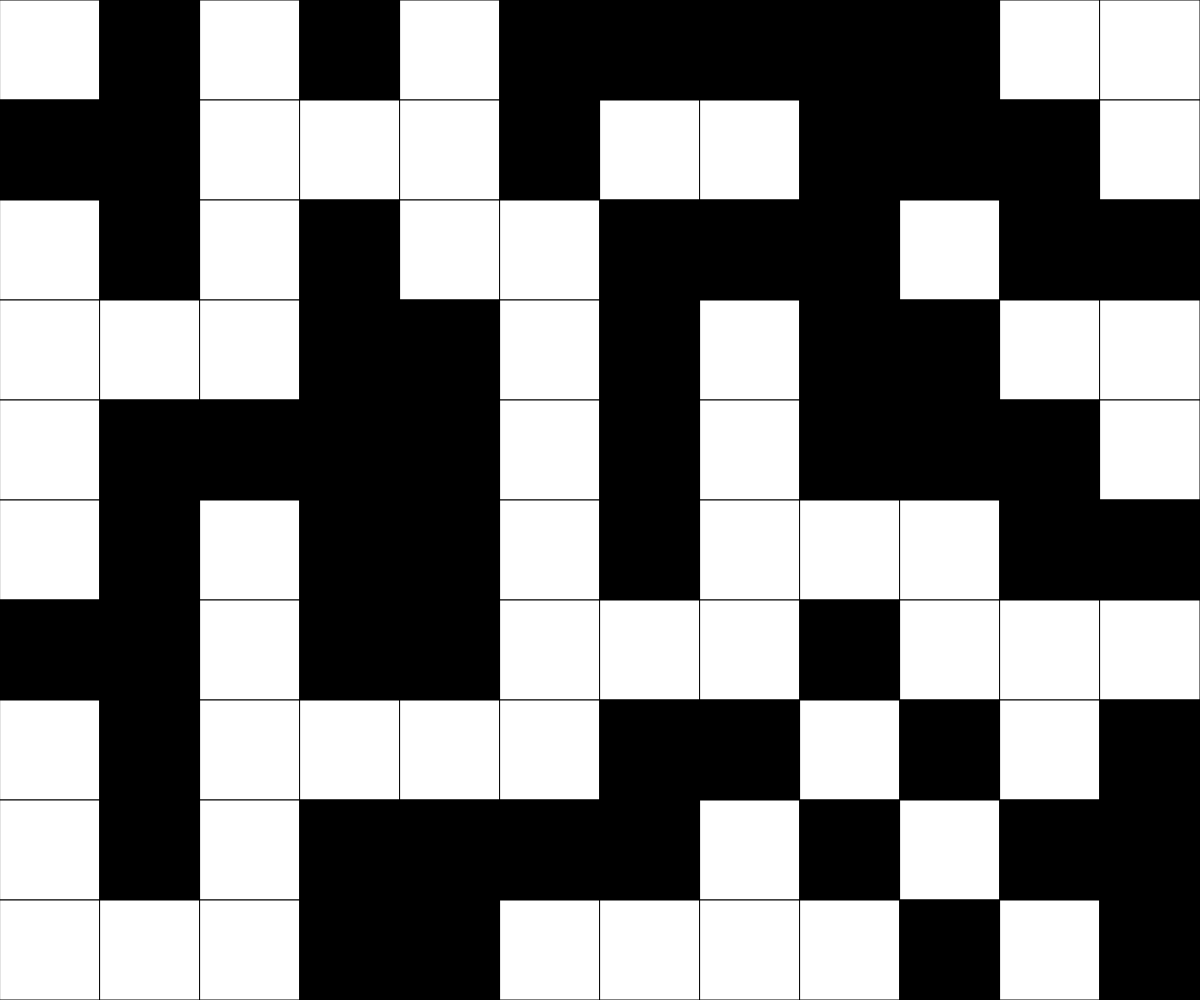
Frame 1 (no input)
Frame 60 (no input): identical to frame 1, image omitted
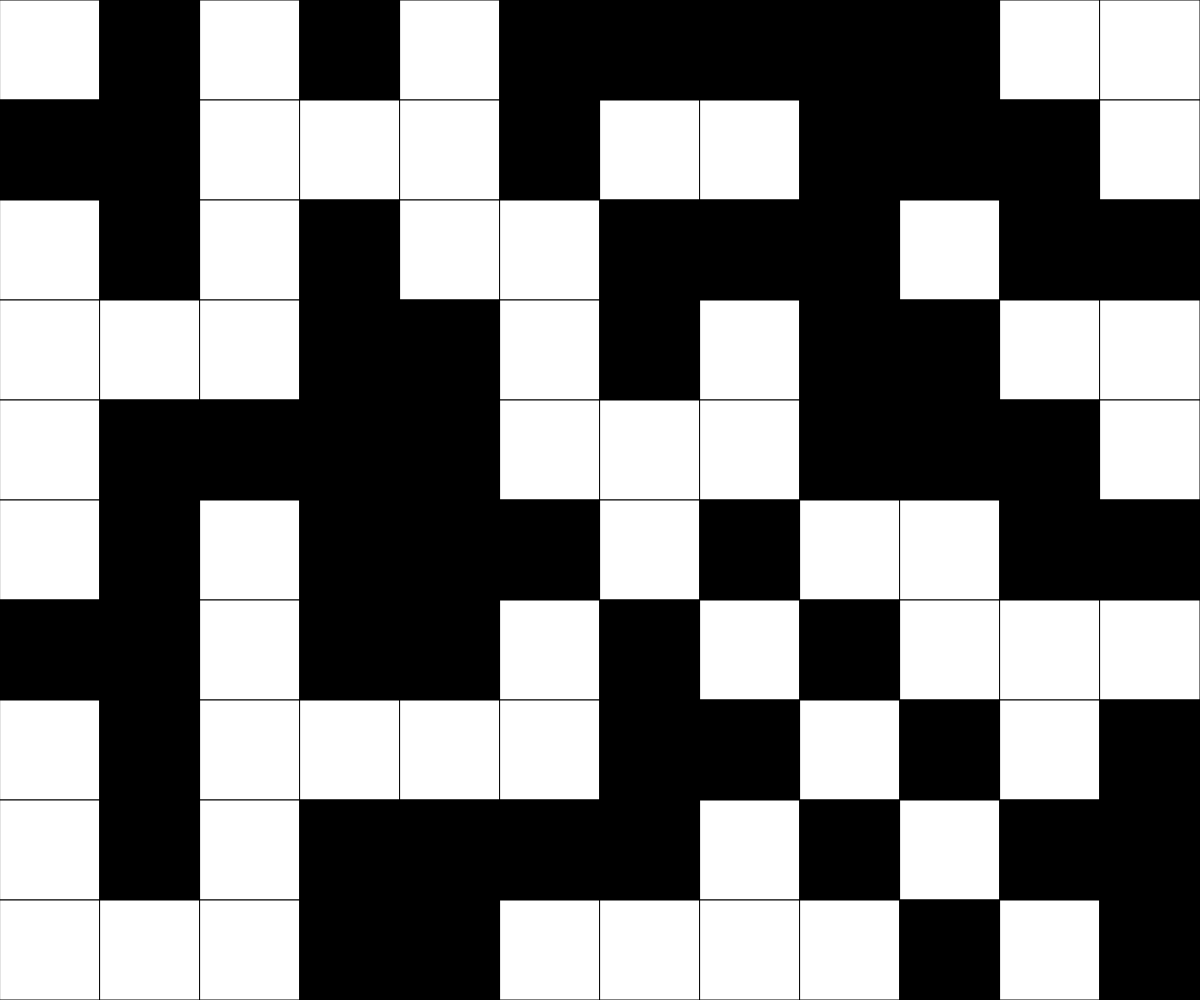
Frame 120 (the mouse pressed at the canvas centre since frame 60)

The p5.js sketch that drew these frames (run headless with seeded random() and noise() and a simulated clock; from frame 60 on, the mouse is pressed at the canvas centre):

// p5.js sketch
// ── sketch.js
// Rectangular Grid 2d Array Demo

const CELL_SIZE = 100;
let grid;
let rows;
let cols;

function setup() {
  createCanvas(windowWidth, windowHeight);
  rows = Math.floor(height/CELL_SIZE);
  cols = Math.floor(width/CELL_SIZE);
  grid = generateRandomGrid(cols, rows);
}

function draw() {
  background(220);
  displayGrid();
}

function displayGrid() {
  for (let y = 0; y <  rows; y ++) {
    for (let x = 0; x < cols; x++) {
      if (grid[y][x] === 0) {
        fill("white");
      }
      if (grid[y][x] === 1) {
        fill("black");
      }
      square(x * CELL_SIZE, y * CELL_SIZE, CELL_SIZE);
    }
  }
}

function mousePressed() {
  let x = Math.floor(mouseX/CELL_SIZE);
  let y = Math.floor(mouseY/CELL_SIZE);

  toggleCell(x, y);

  // neighbors
  toggleCell(x + 1, y);
  toggleCell(x - 1, y);
  toggleCell(x, y + 1);
  toggleCell(x, y - 1);
}

function toggleCell(x, y) {
  //make sure the cell actually exists!
  if (x >= 0 && x < cols && y >= 0 && y < rows) {
    if (grid[y][x] === 1) {
      grid[y][x] = 0;
    }
    else if (grid[y][x] === 0) {
      grid[y][x] = 1;
    }
  }
}

function keyPressed() {
  if (key === "r") {
    grid = generateRandomGrid();
  }
  if (key === "e") {
    grid = generateEmptyGrid();
  }
}

function generateRandomGrid(cols, rows) {
  let newGrid = [];
  for (let y = 0; y < rows; y++) {
    newGrid.push([]);
    for (let x = 0; x < cols; x++) {
      if (random(100) < 50) {
        newGrid[y].push(1);
      }
      else {
        newGrid[y].push(0);
      }
    }
  }
  return newGrid;
}

function generateEmptyGrid() {
  let newGrid = [];
  for (let y = 0; y < rows; y++) {
    newGrid.push([]);
    for (let x = 0; x < cols; x++) {
      newGrid[y].push(0);
    }
  }
  return newGrid;
}
